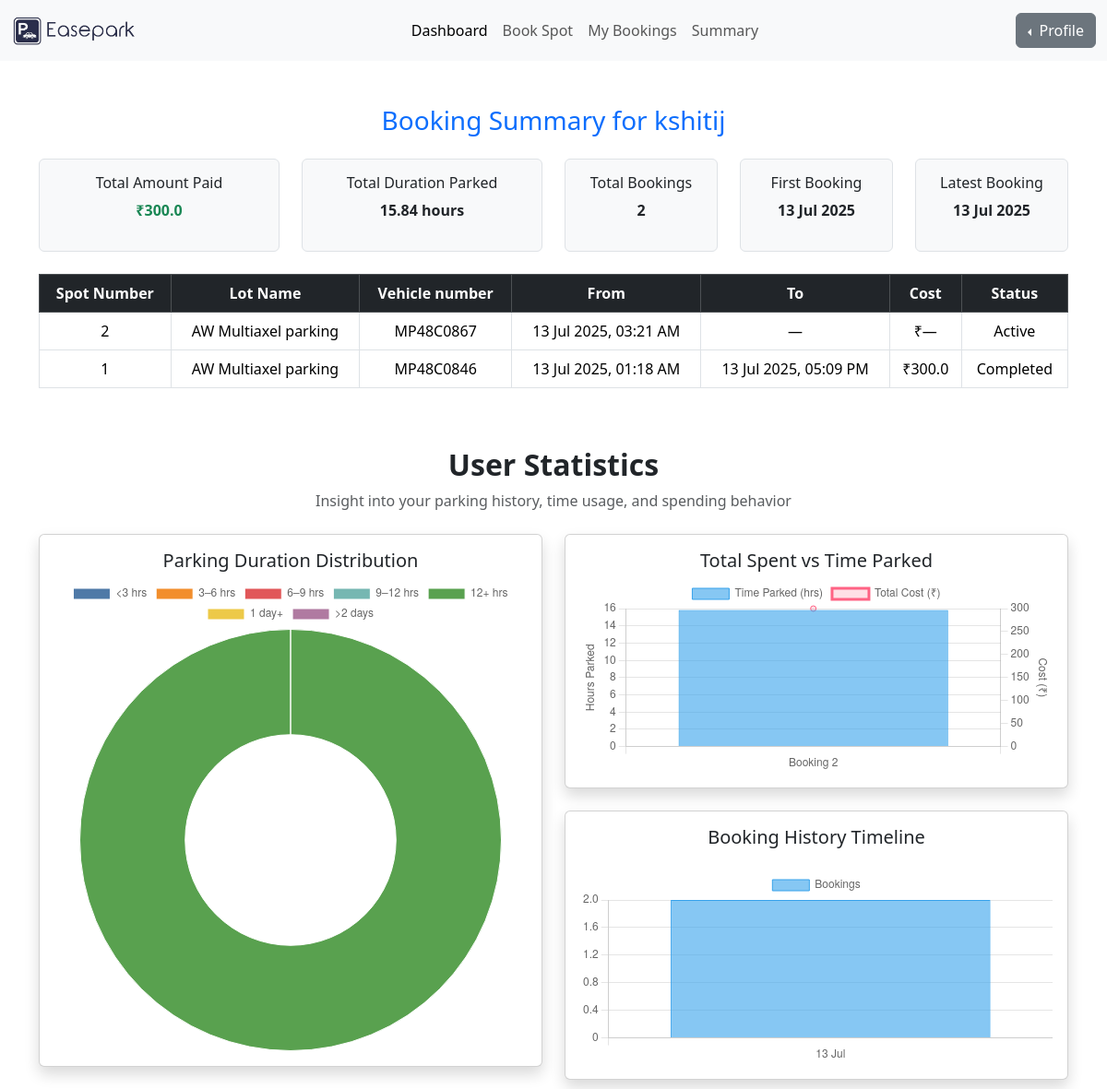
/dashboard/user-summary (signed in), run on the app's committed database.
### models/user_model.py (models this page shows)
class Users(UserMixin, db.Model):
    id = db.Column(db.Integer, primary_key=True)
    username= db.Column(db.String(100) , unique=True , nullable=False)
    email = db.Column(db.String(150), unique=True, nullable=True)
    password= db.Column(db.String(100) , nullable=False)
    role= db.Column(db.String(15), nullable=False)
    full_name = db.Column(db.String(100), nullable=True)
    phone_number = db.Column(db.String(15), unique=True, nullable=True)
    address = db.Column(db.String(255), nullable=True)
    pin_code = db.Column(db.String(10), nullable=True)
    member_since = db.Column(db.DateTime, default=datetime.utcnow)
    total_bookings = db.Column(db.Integer, default=0)
    reservations = db.relationship('Reservation', backref='user', lazy=True)

class Reservation(UserMixin, db.Model):
    id = db.Column(db.Integer, primary_key=True)
    spot_id = db.Column(db.Integer, db.ForeignKey('parking_spot.id'), nullable=False)
    user_id = db.Column(db.Integer, db.ForeignKey('users.id'), nullable=False)
    vehicle_number = db.Column(db.String(20), nullable=True)
    booking_timestamp = db.Column(db.DateTime, default=datetime.utcnow)
    releasing_timestamp = db.Column(db.DateTime, nullable=True)
    cost_per_unit_time = db.Column(db.Float, nullable=False)
    total_cost = db.Column(db.Float, nullable=True)
    status = db.Column(db.String(20), default='active')  # active, completed, cancelled

class ParkingSpot(UserMixin, db.Model):
    id = db.Column(db.Integer, primary_key=True)
    lot_id = db.Column(db.Integer, db.ForeignKey('parking_lot.id'), nullable=False)
    spot_number = db.Column(db.String(10), nullable=True) # spot number that can be given to human for finding the spot
    status = db.Column(db.String(1), default='A') # A can be considered as 'Available' at first.
    is_active = db.Column(db.Boolean, default=True) # this show wether the spot is accessible or disabled by the admin
    reservations = db.relationship('Reservation', backref='spot', lazy=True)

class ParkingLot(UserMixin, db.Model):
    id = db.Column(db.Integer, primary_key=True)
    parking_name = db.Column(db.String(150), nullable=False)
    price = db.Column(db.Float, nullable=False)
    address = db.Column(db.String(255), nullable=False)
    pin_code = db.Column(db.String(10), nullable=False)
    max_spots = db.Column(db.Integer, nullable=False)
    is_active = db.Column(db.Boolean, default=True)
    spots = db.relationship('ParkingSpot', backref='lot',cascade="all, delete", lazy=True)

### controllers/user_routes.py (the view)
@user_blueprint.route('/user-summary')
@login_required
def user_summary():
    user=current_user
    if current_user.role != 'user':
        abort(403)
    user = Users.query.get_or_404(user.id)
    history = Reservation.query.filter_by(user_id=user.id).order_by(
        Reservation.booking_timestamp.desc()
    ).all()
    total_amount_paid = sum(res.total_cost or 0 for res in history)
    total_duration_hours = 0
    for res in history:
        if res.booking_timestamp and res.releasing_timestamp:
            duration = (res.releasing_timestamp - res.booking_timestamp).total_seconds() / 3600
            total_duration_hours += duration
    total_duration_hours = round(total_duration_hours, 2)
    total_bookings = len(history)
    first_booking = history[-1].booking_timestamp if history else None
    latest_booking = history[0].booking_timestamp if history else None
    booking_counts = defaultdict(int)
    for res in history:
        if res.booking_timestamp:
            date_str = res.booking_timestamp.strftime('%d %b')
            booking_counts[date_str] += 1
    sorted_dates = sorted(booking_counts.items(), key=lambda x: datetime.strptime(x[0], '%d %b'))
    chart_labels = [d[0] for d in sorted_dates]
    chart_data = [d[1] for d in sorted_dates]
    duration_buckets = {
        '<3 hrs': 0,
        '3–6 hrs': 0,
        '6–9 hrs': 0,
        '9–12 hrs': 0,
        '12+ hrs': 0,
        '1 day+': 0,
        '>2 days': 0
    }
    for res in history:
        if res.booking_timestamp and res.releasing_timestamp:
            duration = res.releasing_timestamp - res.booking_timestamp
            duration_hours = duration.total_seconds() / 3600
            if duration_hours < 3:
                duration_buckets['<3 hrs'] += 1
            elif duration_hours <= 6:
                duration_buckets['3–6 hrs'] += 1
            elif duration_hours <= 9:
                duration_buckets['6–9 hrs'] += 1
            elif duration_hours <= 12:
                duration_buckets['9–12 hrs'] += 1
            elif duration_hours <= 24:
                duration_buckets['12+ hrs'] += 1
            elif duration_hours <= 48:
                duration_buckets['1 day+'] += 1
            else:
                duration_buckets['>2 days'] += 1
    booking_labels = []
    duration_values = []
    cost_values = []
    for idx, res in enumerate(history):
        if res.booking_timestamp and res.releasing_timestamp and res.total_cost:
            duration = res.releasing_timestamp - res.booking_timestamp
            hours = duration.total_seconds() / 3600
            booking_labels.append(f"Booking {idx + 1}")
            duration_values.append(round(hours, 2))
            cost_values.append(res.total_cost)
    return render_template(
    'user_summary.html',
    user=user,
    history=history,
    total_amount_paid=total_amount_paid,
    total_duration_hours=total_duration_hours,
    total_bookings=total_bookings,
    first_booking=first_booking,
    latest_booking=latest_booking,
    chart_labels=chart_labels,
    chart_data=chart_data,
    chart_duration_labels = list(duration_buckets.keys()),
    chart_duration_data = list(duration_buckets.values()),
    chart_booking_labels=booking_labels,
    chart_duration_data_each=duration_values,
    chart_cost_data_each=cost_values
)

### app.py (called while the page is built, shortened)
@login_manager.user_loader
def load_user(user_id):
    return db.session.get(Users, int(user_id))

@app.before_request
def create_admin_user():
    admin = Users.query.filter_by(username='admin').first()

### templates/user_summary.html (shortened to what this page needs)
<!DOCTYPE html>
<html lang="en">
<head>
    <link href="https://cdn.jsdelivr.net/npm/bootstrap@5.3.0/dist/css/bootstrap.min.css" rel="stylesheet" />
</head>
<body>
    {% include 'user_navbar.html' %}
    <div class="container mt-5">
        <h3 class="mb-4 text-primary text-center">
            Booking Summary for {{ user.full_name or user.username }}
        </h3>
        <div class="row mb-4">
            <div class="col-md-3">
                <div class="border rounded p-3 text-center bg-light">
                    <h6>Total Amount Paid</h6>
                    <p class="fw-bold text-success">₹{{ total_amount_paid }}</p>
                </div>
            </div>
            <div class="col-md-3">
                <div class="border rounded p-3 text-center bg-light">
                    <h6>Total Duration Parked</h6>
                    <p class="fw-bold">{{ total_duration_hours }} hours</p>
                </div>
            </div>
            <div class="col-md-2">
                <div class="border rounded p-3 text-center bg-light">
                    <h6>Total Bookings</h6>
                    <p class="fw-bold">{{ total_bookings }}</p>
                </div>
            </div>
            <div class="col-md-2">
                <div class="border rounded p-3 text-center bg-light">
                    <h6>First Booking</h6>
                    <p class="fw-bold">
                        {% if first_booking %}
                        {{ first_booking.strftime('%d %b %Y') }}
                        {% else %}
                        —
                        {% endif %}
                    </p>
                </div>
            </div>
            <div class="col-md-2">
                <div class="border rounded p-3 text-center bg-light">
                    <h6>Latest Booking</h6>
                    <p class="fw-bold">
                        {% if latest_booking %}
                        {{ latest_booking.strftime('%d %b %Y') }}
                        {% else %}
                        —
                        {% endif %}
                    </p>
                </div>
            </div>
        </div>
        {% if history %}
        <div class="table-responsive">
            <table class="table table-bordered text-center">
                <thead class="table-dark">
                    <tr>
                        <th>Spot Number</th>
                        <th>Lot Name</th>
                        <th>Vehicle number</th>
                        <th>From</th>
                        <th>To</th>
                        <th>Cost</th>
                        <th>Status</th>
                    </tr>
                </thead>
                <tbody>
                    {% for res in history %}
                    <tr>
                        <td>{{ res.spot.spot_number }}</td>
                        <td>{{ res.spot.lot.parking_name }}</td>
                        <td>{{ res.vehicle_number or 'N/A' }}</td>
                        <td>{{ res.booking_timestamp.strftime('%d %b %Y, %I:%M %p') }}</td>
                        <td>
                            {% if res.releasing_timestamp %}
                            {{ res.releasing_timestamp.strftime('%d %b %Y, %I:%M %p') }}
                            {% else %}
                            —
                            {% endif %}
                        </td>
                        <td>₹{{ res.total_cost or '—' }}</td>
                        <td class="text-capitalize">{{ res.status }}</td>
                    </tr>
                    {% endfor %}
                </tbody>
            </table>
        </div>
        {% else %}
        <p class="text-muted text-center">This user has no bookings yet.</p>
        {% endif %}
    </div>
    <div class="container mt-5">
        <h2 class="text-center fw-bold mb-2">User Statistics </h2>
        <p class="text-center text-muted mb-4">Insight into your parking history, time usage, and spending behavior</p>
        <div class="row">
            <div class="col-md-6 mb-4">
                <div class="card shadow rounded p-3">
                    <h5 class="text-center">Parking Duration Distribution</h5>
                    <canvas id="parkingDurationChart" height="300"></canvas>
                </div>
            </div>
            <div class="col-md-6">
                <div class="card shadow rounded p-3 mb-4">
                    <h5 class="text-center">Total Spent vs Time Parked</h5>
                    <canvas id="spentTimeChart" height="210"></canvas>
                </div>
                <div class="card shadow rounded p-3">
                    <h5 class="text-center mb-4">Booking History Timeline</h5>
                    <canvas id="bookingHistoryChart" height="210"></canvas>
                </div>
            </div>
        </div>
    </div>
    <script>
        const ctx = document.getElementById('bookingHistoryChart').getContext('2d');
        const bookingHistoryChart = new Chart(ctx, {
            type: 'bar', // or 'line'
            data: {
                labels: {{ chart_labels| tojson }},
        datasets: [{
            label: 'Bookings',
            data: {{ chart_data| tojson }},
            backgroundColor: 'rgba(54, 162, 235, 0.6)',
            borderColor: 'rgba(54, 162, 235, 1)',
            borderWidth: 1
            }]
        },
        options: {
            responsive: true,
                scales: {
                y: {
                    beginAtZero: true,
                        stepSize: 1
                }
            }
        }
    });
    </script>
    <script>
        const ctxDuration = document.getElementById('parkingDurationChart').getContext('2d');
        const parkingDurationChart = new Chart(ctxDuration, {
            type: 'doughnut',
            data: {
                labels: {{ chart_duration_labels| tojson }},
        datasets: [{
            label: 'Duration Count',
            data: {{ chart_duration_data| tojson }},
            backgroundColor: [
            '#4e79a7', // <3 hrs
            '#f28e2c', // 3–6 hrs
            '#e15759', // 6–9 hrs
            '#76b7b2', // 9–12 hrs
            '#59a14f', // 12+ hrs
            '#edc948', // 1 day+
            '#b07aa1'  // >2 days
        ],
            borderColor: '#fff',
            borderWidth: 1
            }]
        },
        options: {
            responsive: true,
                plugins: {
                legend: {
                    position: 'top'
                }
            }
        }
    });
    </script>
    <script>
        const ctxSpent = document.getElementById('spentTimeChart').getContext('2d');
        const spentTimeChart = new Chart(ctxSpent, {
            type: 'bar',
            data: {
                labels: {{ chart_booking_labels | tojson }},
        datasets: [
            {
                type: 'bar',
                label: 'Time Parked (hrs)',
                data: {{ chart_duration_data_each | tojson }},
            yAxisID: 'y',
            backgroundColor: 'rgba(54, 162, 235, 0.6)',
            borderColor: 'rgba(54, 162, 235, 1)',
            borderWidth: 1
                },
            {
                type: 'line',
                label: 'Total Cost (₹)',
                data: {{ chart_cost_data_each | tojson }},
            yAxisID: 'y1',
            borderColor: 'rgba(255, 99, 132, 1)',
            backgroundColor: 'rgba(255, 99, 132, 0.2)',
            tension: 0.4,
            fill: false
                }
        ]
        },
        options: {
            responsive: true,
                interaction: {
                mode: 'index',
                    intersect: false
            },
            stacked: false,
                scales: {
                y: {
                    type: 'linear',
                        position: 'left',
                            title: {
                        display: true,
                            text: 'Hours Parked'
                    }
                },
                y1: {
                    type: 'linear',
                        position: 'right',
                            grid: {
                        drawOnChartArea: false
                    },
                    title: {
                        display: true,
                            text: 'Cost (₹)'
                    }
                }
            }
        }
    });
    </script>
</body>
</html>

### data on the page
Users: full_name+username "kshitij"
Reservation: strftime "13 Jul 2025", spot.spot_number "1", spot.lot.parking_name "AW Multiaxel parking", vehicle_number "MP48C0846", booking_timestamp "13 Jul 2025, 01:18 AM", releasing_timestamp "13 Jul 2025, 05:09 PM", total_cost "300.0", status "Completed"
Reservation: strftime "13 Jul 2025", spot.spot_number "2", spot.lot.parking_name "AW Multiaxel parking", vehicle_number "MP48C0867", booking_timestamp "13 Jul 2025, 03:21 AM", total_cost "—", status "Active"

### other printed values
{{ total_amount_paid }} "300.0"
{{ total_duration_hours }} "15.84"
{{ total_bookings }} "2"
chart data {{ chart_data| tojson }} [2]
chart data {{ chart_duration_data| tojson }} [0, 0, 0, 0, 1, 0, 0]
